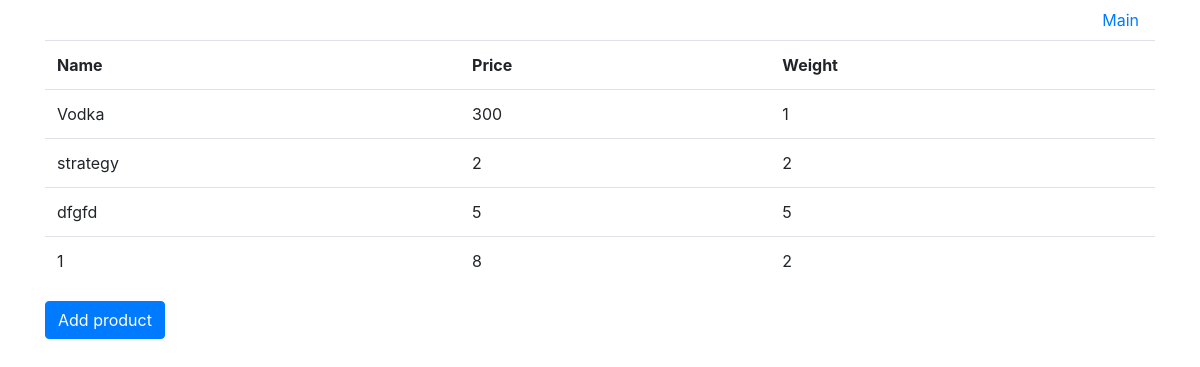
Before: / with the older database file.
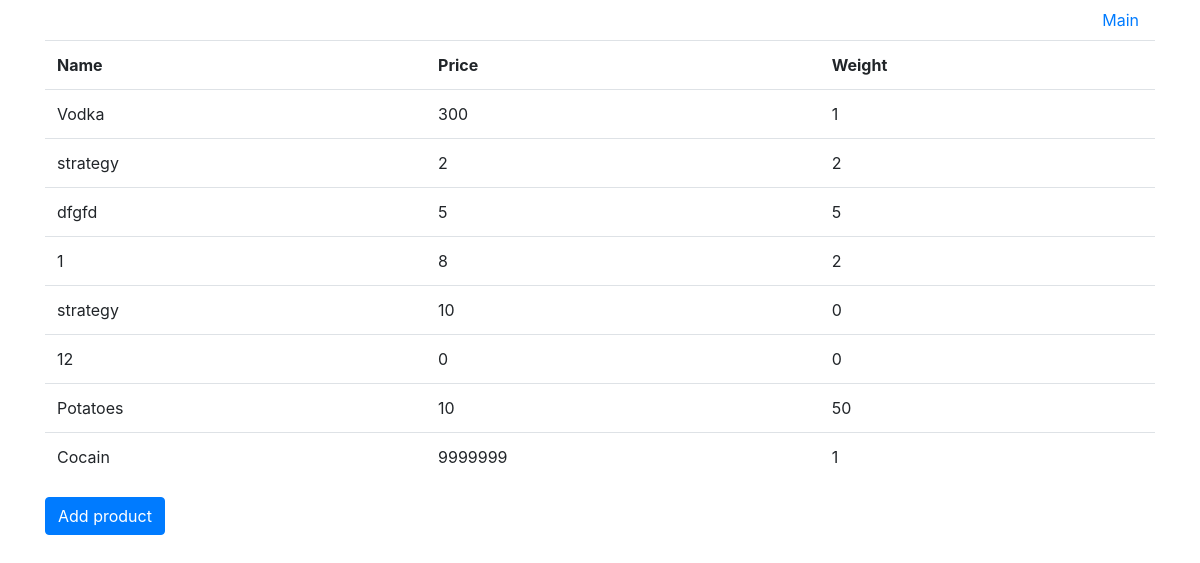
After: the same page with the newer database file.
### catalog/models.py (models this page shows)
class Catalog(models.Model):
    name = models.CharField(verbose_name='name', max_length=128)
    price = models.DecimalField(verbose_name='price', max_digits=8,
                                decimal_places=0, default=0)
    weight = models.DecimalField(verbose_name='weight', max_digits=6,
                                decimal_places=0, default=0)

### catalog/views.py (the view)
# urls.py: path('', goods_list, name='goods_list'),
def goods_list(request):
    return render(request, 'catalog/goods_list.html', {'catalog':
                                                      Catalog.objects.all()})

### templates/catalog/goods_list.html (shortened to what this page needs)
{% extends 'model.html' %}
{% block content %}
<table class="table">
    {% include "catalog/list.html" %}
</table>
<button type="button btn-success" class="btn btn-primary" data-toggle="modal"
        data-target="#modal">Add product</button>
{% endblock %}

### templates/model.html (shortened to what this page needs)
<!DOCTYPE html>
<html lang="en">
<head>
    {% load staticfiles %}
    <link rel="stylesheet"
          href="https://maxcdn.bootstrapcdn.com/bootstrap/4.0.0/css/bootstrap.min.css"
>
    <link rel="stylesheet" href="{% static 'css/style.css' %}">
</head>
<body>
<div class="container">
    <ul class="nav justify-content-end">
        <li class="nav-item">
            <a class="nav-link" href="{% url 'catalog:goods_list' %}">Main</a>
        </li>
    </ul>
    {% block content %}
    {% endblock %}
</div>
</body>
</html>

### templates/catalog/list.html
<tr>
    <th>Name</th>
    <th>Price</th>
    <th>Weight</th>
</tr>
{% for product in catalog %}
    <tr>
        <td>{{ product.name }}</td>
        <td>{{ product.price }}</td>
        <td>{{ product.weight }}</td>
    </tr>
{% endfor %}

Changed rows visible on the page:
added Catalog: name "strategy", price "10", weight "0"
added Catalog: name "12", price "0", weight "0"
added Catalog: name "Potatoes", price "10", weight "50"
added Catalog: name "Cocain", price "9999999", weight "1"
